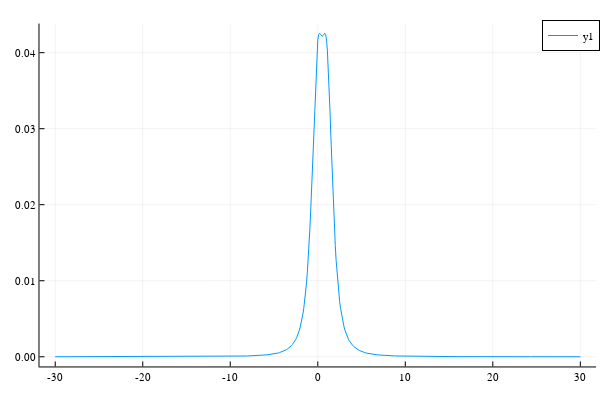

Notebook code cell kept with this figure:
### Code cell
func(α, ω, R, H, h) = cos(ω * α) / (R^2 + (H/(2π) * α - h)^2)^(3/2)

# intFunc(10, 10, 1, 1, 2)

# Numerical integrations
resolution = 100
global dx = 2π/resolution
function intFunc(ω, R, H, h)
	sol = 0
	for i in range(0, 2π, length = resolution)
		dA = dx * intFunc(i, ω, R, H, h)
		sol += dA
	end
	return sol
end

intCol = collect(-30:0.1:30)
intArray = intFunc.(10, 1, 1, intCol)
plot(intCol, intArray)

### Figure 1 — Plotly figure (JSON) as saved in the notebook; plotly's stock layout.template omitted (floating-point values rounded to 4 significant figures; data arrays with more than 128 entries replaced by an {"elided": "..."} marker saying what was removed)
{"data": [{"colorbar": {"len": 0.9525, "title": "", "x": 0.9934, "y": 0.5139}, "legendgroup": "y1", "line": {"color": "rgba(0, 154, 250, 1.000)", "dash": "solid", "shape": "linear", "width": 1}, "mode": "lines", "name": "y1", "showlegend": true, "type": "scatter", "x": {"elided": "601 float values"}, "xaxis": "x", "y": {"elided": "601 float values"}, "yaxis": "y"}], "layout": {"annotations": [], "height": 400, "legend": {"bgcolor": "rgba(255, 255, 255, 1.000)", "bordercolor": "rgba(0, 0, 0, 1.000)", "borderwidth": 1, "font": {"color": "rgba(0, 0, 0, 1.000)", "family": "sans-serif", "size": 11}, "title": {"font": {"color": "rgba(0, 0, 0, 1.000)", "family": "sans-serif", "size": 15}, "text": ""}, "tracegroupgap": 0, "traceorder": "normal", "x": 1, "xanchor": "auto", "y": 1, "yanchor": "auto"}, "margin": {"b": 20, "l": 0, "r": 0, "t": 20}, "paper_bgcolor": "rgba(255, 255, 255, 1.000)", "plot_bgcolor": "rgba(255, 255, 255, 1.000)", "showlegend": true, "width": 600, "xaxis": {"anchor": "y", "domain": [0.06582, 0.9934], "gridcolor": "rgba(0, 0, 0, 0.100)", "gridwidth": 0.5, "linecolor": "rgba(0, 0, 0, 1.000)", "mirror": false, "range": [-31.8, 31.8], "showgrid": true, "showline": true, "showticklabels": true, "tickangle": 0, "tickcolor": "rgb(0, 0, 0)", "tickfont": {"color": "rgba(0, 0, 0, 1.000)", "family": "sans-serif", "size": 11}, "tickmode": "array", "ticks": "inside", "ticktext": ["-30", "-20", "-10", "0", "10", "20", "30"], "tickvals": [-30, -20, -10, 0, 10, 20, 30], "title": "", "titlefont": {"color": "rgba(0, 0, 0, 1.000)", "family": "sans-serif", "size": 15}, "type": "-", "visible": true, "zeroline": false, "zerolinecolor": "rgba(0, 0, 0, 1.000)"}, "yaxis": {"anchor": "x", "domain": [0.03762, 0.9902], "gridcolor": "rgba(0, 0, 0, 0.100)", "gridwidth": 0.5, "linecolor": "rgba(0, 0, 0, 1.000)", "mirror": false, "range": [-0.001274, 0.04383], "showgrid": true, "showline": true, "showticklabels": true, "tickangle": 0, "tickcolor": "rgb(0, 0, 0)", "tickfont": {"color": "rgba(0, 0, 0, 1.000)", "family": "sans-serif", "size": 11}, "tickmode": "array", "ticks": "inside", "ticktext": ["0.00", "0.01", "0.02", "0.03", "0.04"], "tickvals": [0, 0.01, 0.02, 0.03, 0.04], "title": "", "titlefont": {"color": "rgba(0, 0, 0, 1.000)", "family": "sans-serif", "size": 15}, "type": "-", "visible": true, "zeroline": false, "zerolinecolor": "rgba(0, 0, 0, 1.000)"}}}
